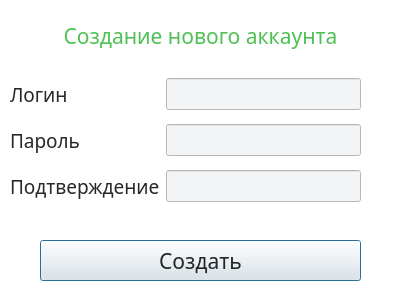
<?xml version="1.0" encoding="UTF-8"?>
<ui version="4.0">
 <class>reg_window</class>
 <widget class="QDialog" name="reg_window">
  <property name="geometry">
   <rect>
    <x>0</x>
    <y>0</y>
    <width>400</width>
    <height>300</height>
   </rect>
  </property>
  <property name="palette">
   <palette>
    <active>
     <colorrole role="Window">
      <brush brushstyle="SolidPattern">
       <color alpha="255">
        <red>255</red>
        <green>255</green>
        <blue>255</blue>
       </color>
      </brush>
     </colorrole>
    </active>
    <inactive>
     <colorrole role="Window">
      <brush brushstyle="SolidPattern">
       <color alpha="255">
        <red>255</red>
        <green>255</green>
        <blue>255</blue>
       </color>
      </brush>
     </colorrole>
    </inactive>
    <disabled>
     <colorrole role="Base">
      <brush brushstyle="SolidPattern">
       <color alpha="255">
        <red>255</red>
        <green>255</green>
        <blue>255</blue>
       </color>
      </brush>
     </colorrole>
     <colorrole role="Window">
      <brush brushstyle="SolidPattern">
       <color alpha="255">
        <red>255</red>
        <green>255</green>
        <blue>255</blue>
       </color>
      </brush>
     </colorrole>
    </disabled>
   </palette>
  </property>
  <property name="windowTitle">
   <string>Dialog</string>
  </property>
  <widget class="QWidget" name="gridLayoutWidget">
   <property name="geometry">
    <rect>
     <x>10</x>
     <y>70</y>
     <width>351</width>
     <height>143</height>
    </rect>
   </property>
   <layout class="QGridLayout" name="gridLayout">
    <item row="1" column="0">
     <widget class="QLabel" name="label_3">
      <property name="palette">
       <palette>
        <active>
         <colorrole role="WindowText">
          <brush brushstyle="SolidPattern">
           <color alpha="216">
            <red>0</red>
            <green>0</green>
            <blue>0</blue>
           </color>
          </brush>
         </colorrole>
        </active>
        <inactive>
         <colorrole role="WindowText">
          <brush brushstyle="SolidPattern">
           <color alpha="216">
            <red>0</red>
            <green>0</green>
            <blue>0</blue>
           </color>
          </brush>
         </colorrole>
        </inactive>
        <disabled/>
       </palette>
      </property>
      <property name="font">
       <font>
        <family>Gill Sans</family>
        <pointsize>14</pointsize>
        <bold>false</bold>
       </font>
      </property>
      <property name="text">
       <string>Пароль</string>
      </property>
      <property name="alignment">
       <set>Qt::AlignmentFlag::AlignLeading|Qt::AlignmentFlag::AlignLeft|Qt::AlignmentFlag::AlignVCenter</set>
      </property>
     </widget>
    </item>
    <item row="0" column="0">
     <widget class="QLabel" name="label_2">
      <property name="palette">
       <palette>
        <active>
         <colorrole role="WindowText">
          <brush brushstyle="SolidPattern">
           <color alpha="216">
            <red>0</red>
            <green>0</green>
            <blue>0</blue>
           </color>
          </brush>
         </colorrole>
        </active>
        <inactive>
         <colorrole role="WindowText">
          <brush brushstyle="SolidPattern">
           <color alpha="216">
            <red>0</red>
            <green>0</green>
            <blue>0</blue>
           </color>
          </brush>
         </colorrole>
        </inactive>
        <disabled/>
       </palette>
      </property>
      <property name="font">
       <font>
        <family>Gill Sans</family>
        <pointsize>14</pointsize>
       </font>
      </property>
      <property name="text">
       <string>Логин</string>
      </property>
      <property name="alignment">
       <set>Qt::AlignmentFlag::AlignLeading|Qt::AlignmentFlag::AlignLeft|Qt::AlignmentFlag::AlignVCenter</set>
      </property>
     </widget>
    </item>
    <item row="0" column="1">
     <widget class="QLineEdit" name="lineEdit_login">
      <property name="sizePolicy">
       <sizepolicy hsizetype="Expanding" vsizetype="Fixed">
        <horstretch>0</horstretch>
        <verstretch>0</verstretch>
       </sizepolicy>
      </property>
      <property name="palette">
       <palette>
        <active>
         <colorrole role="WindowText">
          <brush brushstyle="SolidPattern">
           <color alpha="217">
            <red>0</red>
            <green>0</green>
            <blue>0</blue>
           </color>
          </brush>
         </colorrole>
         <colorrole role="Text">
          <brush brushstyle="SolidPattern">
           <color alpha="217">
            <red>0</red>
            <green>0</green>
            <blue>0</blue>
           </color>
          </brush>
         </colorrole>
         <colorrole role="Base">
          <brush brushstyle="SolidPattern">
           <color alpha="255">
            <red>243</red>
            <green>244</green>
            <blue>246</blue>
           </color>
          </brush>
         </colorrole>
        </active>
        <inactive>
         <colorrole role="WindowText">
          <brush brushstyle="SolidPattern">
           <color alpha="217">
            <red>0</red>
            <green>0</green>
            <blue>0</blue>
           </color>
          </brush>
         </colorrole>
         <colorrole role="Text">
          <brush brushstyle="SolidPattern">
           <color alpha="217">
            <red>0</red>
            <green>0</green>
            <blue>0</blue>
           </color>
          </brush>
         </colorrole>
         <colorrole role="Base">
          <brush brushstyle="SolidPattern">
           <color alpha="255">
            <red>243</red>
            <green>244</green>
            <blue>246</blue>
           </color>
          </brush>
         </colorrole>
        </inactive>
        <disabled/>
       </palette>
      </property>
      <property name="font">
       <font>
        <family>Gill Sans</family>
        <pointsize>13</pointsize>
       </font>
      </property>
      <property name="maxLength">
       <number>20</number>
      </property>
     </widget>
    </item>
    <item row="1" column="1">
     <widget class="QLineEdit" name="lineEdit_password">
      <property name="sizePolicy">
       <sizepolicy hsizetype="Expanding" vsizetype="Fixed">
        <horstretch>0</horstretch>
        <verstretch>0</verstretch>
       </sizepolicy>
      </property>
      <property name="palette">
       <palette>
        <active>
         <colorrole role="Text">
          <brush brushstyle="SolidPattern">
           <color alpha="217">
            <red>0</red>
            <green>0</green>
            <blue>0</blue>
           </color>
          </brush>
         </colorrole>
         <colorrole role="Base">
          <brush brushstyle="SolidPattern">
           <color alpha="255">
            <red>243</red>
            <green>244</green>
            <blue>246</blue>
           </color>
          </brush>
         </colorrole>
        </active>
        <inactive>
         <colorrole role="Text">
          <brush brushstyle="SolidPattern">
           <color alpha="217">
            <red>0</red>
            <green>0</green>
            <blue>0</blue>
           </color>
          </brush>
         </colorrole>
         <colorrole role="Base">
          <brush brushstyle="SolidPattern">
           <color alpha="255">
            <red>243</red>
            <green>244</green>
            <blue>246</blue>
           </color>
          </brush>
         </colorrole>
        </inactive>
        <disabled/>
       </palette>
      </property>
      <property name="font">
       <font>
        <family>Gill Sans</family>
        <pointsize>13</pointsize>
       </font>
      </property>
     </widget>
    </item>
    <item row="2" column="0">
     <widget class="QLabel" name="label_4">
      <property name="palette">
       <palette>
        <active>
         <colorrole role="WindowText">
          <brush brushstyle="SolidPattern">
           <color alpha="216">
            <red>0</red>
            <green>0</green>
            <blue>0</blue>
           </color>
          </brush>
         </colorrole>
         <colorrole role="Window">
          <brush brushstyle="SolidPattern">
           <color alpha="255">
            <red>0</red>
            <green>0</green>
            <blue>0</blue>
           </color>
          </brush>
         </colorrole>
        </active>
        <inactive>
         <colorrole role="WindowText">
          <brush brushstyle="SolidPattern">
           <color alpha="216">
            <red>0</red>
            <green>0</green>
            <blue>0</blue>
           </color>
          </brush>
         </colorrole>
         <colorrole role="Window">
          <brush brushstyle="SolidPattern">
           <color alpha="255">
            <red>0</red>
            <green>0</green>
            <blue>0</blue>
           </color>
          </brush>
         </colorrole>
        </inactive>
        <disabled>
         <colorrole role="Base">
          <brush brushstyle="SolidPattern">
           <color alpha="255">
            <red>0</red>
            <green>0</green>
            <blue>0</blue>
           </color>
          </brush>
         </colorrole>
         <colorrole role="Window">
          <brush brushstyle="SolidPattern">
           <color alpha="255">
            <red>0</red>
            <green>0</green>
            <blue>0</blue>
           </color>
          </brush>
         </colorrole>
        </disabled>
       </palette>
      </property>
      <property name="font">
       <font>
        <family>Gill Sans</family>
        <pointsize>14</pointsize>
       </font>
      </property>
      <property name="text">
       <string>Подтверждение</string>
      </property>
      <property name="alignment">
       <set>Qt::AlignmentFlag::AlignLeading|Qt::AlignmentFlag::AlignLeft|Qt::AlignmentFlag::AlignVCenter</set>
      </property>
      <property name="wordWrap">
       <bool>true</bool>
      </property>
     </widget>
    </item>
    <item row="2" column="1">
     <widget class="QLineEdit" name="lineEdit_confirmation">
      <property name="sizePolicy">
       <sizepolicy hsizetype="Expanding" vsizetype="Fixed">
        <horstretch>0</horstretch>
        <verstretch>0</verstretch>
       </sizepolicy>
      </property>
      <property name="palette">
       <palette>
        <active>
         <colorrole role="Text">
          <brush brushstyle="SolidPattern">
           <color alpha="217">
            <red>0</red>
            <green>0</green>
            <blue>0</blue>
           </color>
          </brush>
         </colorrole>
         <colorrole role="Base">
          <brush brushstyle="SolidPattern">
           <color alpha="255">
            <red>243</red>
            <green>244</green>
            <blue>246</blue>
           </color>
          </brush>
         </colorrole>
        </active>
        <inactive>
         <colorrole role="Text">
          <brush brushstyle="SolidPattern">
           <color alpha="217">
            <red>0</red>
            <green>0</green>
            <blue>0</blue>
           </color>
          </brush>
         </colorrole>
         <colorrole role="Base">
          <brush brushstyle="SolidPattern">
           <color alpha="255">
            <red>243</red>
            <green>244</green>
            <blue>246</blue>
           </color>
          </brush>
         </colorrole>
        </inactive>
        <disabled/>
       </palette>
      </property>
      <property name="font">
       <font>
        <family>Gill Sans</family>
        <pointsize>13</pointsize>
       </font>
      </property>
     </widget>
    </item>
   </layout>
  </widget>
  <widget class="QWidget" name="verticalLayoutWidget">
   <property name="geometry">
    <rect>
     <x>0</x>
     <y>20</y>
     <width>401</width>
     <height>31</height>
    </rect>
   </property>
   <layout class="QVBoxLayout" name="verticalLayout">
    <item>
     <widget class="QLabel" name="label_5">
      <property name="palette">
       <palette>
        <active>
         <colorrole role="WindowText">
          <brush brushstyle="SolidPattern">
           <color alpha="255">
            <red>79</red>
            <green>192</green>
            <blue>83</blue>
           </color>
          </brush>
         </colorrole>
         <colorrole role="Base">
          <brush brushstyle="SolidPattern">
           <color alpha="255">
            <red>79</red>
            <green>192</green>
            <blue>83</blue>
           </color>
          </brush>
         </colorrole>
        </active>
        <inactive>
         <colorrole role="WindowText">
          <brush brushstyle="SolidPattern">
           <color alpha="255">
            <red>79</red>
            <green>192</green>
            <blue>83</blue>
           </color>
          </brush>
         </colorrole>
         <colorrole role="Base">
          <brush brushstyle="SolidPattern">
           <color alpha="255">
            <red>79</red>
            <green>192</green>
            <blue>83</blue>
           </color>
          </brush>
         </colorrole>
        </inactive>
        <disabled/>
       </palette>
      </property>
      <property name="font">
       <font>
        <family>Gill Sans</family>
        <pointsize>16</pointsize>
       </font>
      </property>
      <property name="text">
       <string>Создание нового аккаунта</string>
      </property>
      <property name="alignment">
       <set>Qt::AlignmentFlag::AlignCenter</set>
      </property>
     </widget>
    </item>
   </layout>
  </widget>
  <widget class="QWidget" name="gridLayoutWidget_2">
   <property name="geometry">
    <rect>
     <x>0</x>
     <y>240</y>
     <width>401</width>
     <height>41</height>
    </rect>
   </property>
   <layout class="QGridLayout" name="gridLayout_2">
    <item row="0" column="0">
     <spacer name="horizontalSpacer">
      <property name="orientation">
       <enum>Qt::Orientation::Horizontal</enum>
      </property>
      <property name="sizeType">
       <enum>QSizePolicy::Policy::Fixed</enum>
      </property>
      <property name="sizeHint" stdset="0">
       <size>
        <width>40</width>
        <height>20</height>
       </size>
      </property>
     </spacer>
    </item>
    <item row="0" column="2">
     <spacer name="horizontalSpacer_2">
      <property name="orientation">
       <enum>Qt::Orientation::Horizontal</enum>
      </property>
      <property name="sizeType">
       <enum>QSizePolicy::Policy::Fixed</enum>
      </property>
      <property name="sizeHint" stdset="0">
       <size>
        <width>40</width>
        <height>20</height>
       </size>
      </property>
     </spacer>
    </item>
    <item row="0" column="1">
     <widget class="QPushButton" name="pushButton_create_account">
      <property name="sizePolicy">
       <sizepolicy hsizetype="Expanding" vsizetype="Expanding">
        <horstretch>0</horstretch>
        <verstretch>0</verstretch>
       </sizepolicy>
      </property>
      <property name="palette">
       <palette>
        <active>
         <colorrole role="WindowText">
          <brush brushstyle="SolidPattern">
           <color alpha="255">
            <red>0</red>
            <green>0</green>
            <blue>0</blue>
           </color>
          </brush>
         </colorrole>
         <colorrole role="ButtonText">
          <brush brushstyle="SolidPattern">
           <color alpha="216">
            <red>0</red>
            <green>0</green>
            <blue>0</blue>
           </color>
          </brush>
         </colorrole>
        </active>
        <inactive>
         <colorrole role="WindowText">
          <brush brushstyle="SolidPattern">
           <color alpha="255">
            <red>0</red>
            <green>0</green>
            <blue>0</blue>
           </color>
          </brush>
         </colorrole>
         <colorrole role="ButtonText">
          <brush brushstyle="SolidPattern">
           <color alpha="216">
            <red>0</red>
            <green>0</green>
            <blue>0</blue>
           </color>
          </brush>
         </colorrole>
        </inactive>
        <disabled/>
       </palette>
      </property>
      <property name="font">
       <font>
        <family>Gill Sans</family>
        <pointsize>16</pointsize>
       </font>
      </property>
      <property name="text">
       <string>Создать</string>
      </property>
     </widget>
    </item>
   </layout>
  </widget>
 </widget>
 <resources/>
 <connections/>
</ui>
